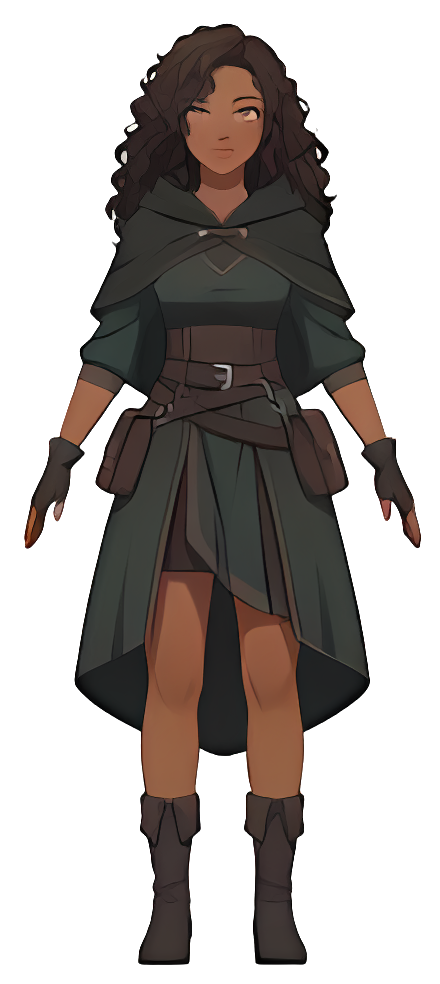
#> input picture tools/art/ai/source/front.png, 440 x 984 px; its folder holds 4 pictures in this run; the run also reads 1 picture not shown here
$ python build_witch_sprites.py
#> lines starting #> are read from the running program, lines starting #| are printed output that depends on the picture; after the words box and inside, x2 and y2 are one past the last pixel; in counts of white or black regions, pixels touching at a corner belong together
#!/usr/bin/env python3
"""Builds Asterion's animated sprite sheets from the author's character sheet.

Source art: tools/art/ai/source/{front,side,back}.png — the reference views,
upscaled 4x with Real-ESRGAN (anime) and cut out with ISNet-anime
(see prepare_reference.py).

Animation uses a 2D skeleton (cut-out rig): each view is split into pieces cut
from the painting itself — upper arms, forearms + hands, thighs, shins + boots and
the body — and every piece rotates around its joint (shoulder, elbow, hip, knee).
Holes uncovered by a moving limb are inpainted from the surrounding colours. On
top of the rig, soft deformations add follow-through: hair and skirt lag behind,
the torso rolls, the head tilts, the body bobs and shifts its weight.

Output: assets/sprites/witch/<anim>.png with 3 rows (front, side→right, back).
"""
import json
import math
import os

import numpy as np
from PIL import Image, ImageDraw

HERE = os.path.dirname(os.path.abspath(__file__))
OUT = os.path.abspath(os.path.join(HERE, '..', '..', '..', 'assets', 'sprites', 'witch'))
FW, FH, FOOT = 256, 384, 18
CHAR_H = 348            # pixels from sole to top of hair in a frame
ANIMS = {'idle': 12, 'walk': 12, 'run': 10, 'sigh': 12, 'wind': 12, 'shift': 12,
         'cast': 6, 'jump': 4, 'kneel': 6, 'hurt': 1}
PAD = 160


# ---------------------------------------------------------------- image helpers
def ss(a, b, x):
    t = np.clip((x - a) / (b - a), 0.0, 1.0)
    return t * t * (3 - 2 * t)


def box_blur(a, k):
    out = a.copy()
    for axis in (0, 1):
        acc = np.zeros_like(out)
        for s in range(-k, k + 1):
            acc += np.roll(out, s, axis=axis)
        out = acc / (2 * k + 1)
    return out


def despeckle(im):
    """Removes the light specks the background cut left inside the dark hair."""
    a = im[..., 3]
    lum = im[..., :3].mean(axis=2)
    dark = (lum < 0.4) & (a > 0.5)
    nb_dark = box_blur(dark.astype(np.float32), 4)
    speck = (lum > 0.5) & (nb_dark > 0.32) & (a > 0.1)
    if speck.any():
        w = dark.astype(np.float32)[..., None]
        col = box_blur(im[..., :3] * w, 4) / np.maximum(box_blur(w, 4), 1e-3)
        im[..., :3] = np.where(speck[..., None], col, im[..., :3])
        im[..., 3] = np.where(speck, np.maximum(a, 0.95), a)
    fringe = (lum > 0.7) & (a < 0.6)
    im[..., 3] = np.where(fringe, a * 0.3, im[..., 3])
    return im


def load(name):
    im = np.asarray(Image.open(os.path.join(HERE, 'source', name + '.png')).convert('RGBA'), dtype=np.float32) / 255.0
    im = despeckle(im)
    im = np.pad(im, ((0, 0), (PAD, PAD), (0, 0)))
    im[..., :3] *= im[..., 3:4]  # premultiply for clean interpolation
    return im


# [16 lines left out: function sample, not called in this run]


def over(dst, src):
    return src + dst * (1 - src[..., 3:4])


# [6 lines left out: function poly_mask, not called in this run]


def auto_arm_mask(src, which, top, gap, bottom):
    """Front/back arms hang free of the body below the elbow: in each row the arm is the
    run of opaque pixels outside the widest (body) run. Above the gap the sleeve keeps the
    x-range found at the first free row."""
    a = src[..., 3] > 0.15
    h, w = a.shape
    m = np.zeros((h, w), np.float32)
    first = None
    for y in range(gap, bottom):
        xs = np.nonzero(a[y])[0]
        if len(xs) == 0:
            continue
        br = np.nonzero(np.diff(xs) > 2)[0]
        starts = np.concatenate([[xs[0]], xs[br + 1]])
        ends = np.concatenate([xs[br], [xs[-1]]])
        body = int(np.argmax(ends - starts))
        for k, (s_, e_) in enumerate(zip(starts, ends)):
            if (which == 'left' and k < body) or (which == 'right' and k > body):
                m[y, s_:e_ + 1] = 1.0
                if first is None:
                    first = (s_, e_)
    if first is not None:
        for y in range(top, gap):
            xs = np.nonzero(a[y])[0]
            if len(xs) == 0:
                continue
            if which == 'left':
                m[y, xs[0]:first[1] + 3] = 1.0
            else:
                m[y, first[0] - 2:xs[-1] + 1] = 1.0
    return np.clip(box_blur(m, 1) * 1.5, 0, 1)


def hair_mask(src):
    rgb = src[..., :3] / np.maximum(src[..., 3:4], 1e-3)
    r, g = rgb[..., 0], rgb[..., 1]
    m = ((r > g + 0.012) & (r < 0.5) & (src[..., 3] > 0.3)).astype(np.float32)
    return np.clip(box_blur(m, 9) * 1.6, 0, 1)


def limb_color(src):
    """Skin and leather (reddish) vs. the green dress: used to cut legs from the skirt."""
    a = src[..., 3]
    rgb = src[..., :3] / np.maximum(a[..., None], 1e-3)
    return ((rgb[..., 0] > rgb[..., 1] + 0.01) & (a > 0.05)).astype(np.float32)


def _runs_fill(img, hb):
    """Row-wise fill of hole runs that have solid body on both ends."""
    h, w = hb.shape
    out = np.zeros_like(img)
    ok = np.zeros(hb.shape, np.float32)
    for y in range(h):
        row = hb[y]
        if not row.any():
            continue
        xs = np.nonzero(row)[0]
        breaks = np.nonzero(np.diff(xs) > 1)[0]
        starts = np.concatenate([[xs[0]], xs[breaks + 1]])
        ends = np.concatenate([xs[breaks], [xs[-1]]])
        for a, b in zip(starts, ends):
            if a == 0 or b + 1 >= w:
                continue
            left, right = img[y, a - 1], img[y, b + 1]
            if left[3] < 0.5 or right[3] < 0.5:
                continue
            n = b - a + 1
            t = (np.arange(n, dtype=np.float32) + 1) / (n + 1)
            out[y, a:b + 1] = left[None] * (1 - t)[:, None] + right[None] * t[:, None]
            ok[y, a:b + 1] = 1.0
    return out, ok


def inpaint(img, hole):
    """Fills holes that are enclosed by the body, blending the colours found around them
    horizontally and vertically, then softens the patch."""
    hb = hole > 0.5
    rows, rok = _runs_fill(img, hb)
    cols_t, cok_t = _runs_fill(np.transpose(img, (1, 0, 2)), hb.T)
    cols, cok = np.transpose(cols_t, (1, 0, 2)), cok_t.T
    wsum = rok + cok
    out = (rows * rok[..., None] + cols * cok[..., None]) / np.maximum(wsum, 1e-3)[..., None]
    out = box_blur(out, 4)
    return out * ((wsum > 0) & hb)[..., None]


# ---------------------------------------------------------------- affine pieces
# [16 lines left out: functions M_rot, warp_piece, not called in this run]


def extend_up(piece, mask, top, rows=40):
    """Copies the first rows of a piece upward so a rotating limb never shows a gap
    where it disappears under the cloak or the skirt."""
    out = piece.copy()
    m = mask.copy()
    src_row = int(top) + 4
    for y in range(max(0, int(top) - rows), src_row):
        out[y] = np.where(mask[src_row][:, None] > 0.3, piece[src_row], out[y])
        m[y] = np.maximum(m[y], mask[src_row])
    return out, m


# ---------------------------------------------------------------- rig per view
class View:
    def __init__(self, name, cfg):
        self.name = name
        self.c = cfg
        self.src = load(name)
        self.h, self.w = self.src.shape[:2]
        self.Y, self.X = np.mgrid[0:self.h, 0:self.w].astype(np.float32)
        self.hair = hair_mask(self.src) * (self.Y < cfg['hair_bottom'] + 40)
        shape = (self.h, self.w)
        limbs = np.zeros(shape, np.float32)
        self.arms = []
        for arm in cfg.get('arms', []):
            if 'auto' in arm:
                m = auto_arm_mask(self.src, arm['auto'], arm['top'], arm['gap'], arm['bottom'])
            else:
                m = poly_mask(shape, arm['poly'])
            elbow_y = arm['elbow'][1]
            up = m * (1 - ss(elbow_y - 6, elbow_y + 6, self.Y))
            low = m * ss(elbow_y - 6, elbow_y + 6, self.Y)
            arm_top = arm['top'] if 'auto' in arm else arm['poly'][0][1]
            up_img, up_m = extend_up(self.src * up[..., None], up, arm_top, 50)
            # Forearm pieces overlap the upper arm a little at the elbow (no seam when bent).
            low_m = m * ss(elbow_y - 22, elbow_y - 8, self.Y)
            self.arms.append({'cfg': arm, 'up': up_img, 'low': self.src * low_m[..., None]})
            limbs = np.maximum(limbs, m)
        self.legs = []
        for leg in cfg.get('legs', []):
            x0, x1 = leg['box']
            box = ((self.X >= x0 + PAD) & (self.X <= x1 + PAD) & (self.Y >= leg['top'])).astype(np.float32)
            if leg.get('keep_x'):
                kx, ky = leg['keep_x']
                box *= ((self.X >= kx + PAD) | (self.Y >= ky)).astype(np.float32)
            m = box * limb_color(self.src)
            m = np.clip(box_blur(m, 1) * 1.3, 0, 1) * box
            knee_y = leg['knee'][1]
            thigh = m * (1 - ss(knee_y - 4, knee_y + 4, self.Y))
            shin = m * ss(knee_y - 24, knee_y - 10, self.Y)
            th_img, th_m = extend_up(self.src * thigh[..., None], thigh, leg['top'], 60)
            self.legs.append({'cfg': leg, 'thigh': th_img, 'shin': self.src * shin[..., None]})
            limbs = np.maximum(limbs, m)
        cut = np.clip(box_blur(limbs, 3) * 3.0, 0, 1)
        self.body = self.src * (1 - cut[..., None])
        # The cloak hem stays in front of the shoulders: a cap of body pixels drawn after the arms.
        cap = np.zeros(shape, np.float32)
        for arm in cfg.get('arms', []):
            if arm.get('far'):
                continue
            if 'auto' in arm:
                am = auto_arm_mask(self.src, arm['auto'], arm['top'], arm['gap'], arm['bottom'])
                cols = np.nonzero(am.max(axis=0) > 0.5)[0]
                x_lo, x_hi, top = cols.min() - 30, cols.max() + 30, arm['top']
            else:
                xs = [x + PAD for x, _ in arm['poly']]
                x_lo, x_hi, top = min(xs) - 30, max(xs) + 30, min(y for _, y in arm['poly'])
            box = ((self.X >= x_lo) & (self.X <= x_hi) & (self.Y >= top - 110) & (self.Y <= top + 2)).astype(np.float32)
            cap = np.maximum(cap, box)
        self.cap = self.body * box_blur(cap, 2)[..., None]
        # Hole fill behind moving limbs: only where the hole is surrounded by the body.
        hole = (cut > 0.2).astype(np.float32)
        fill_region = hole * (self.Y < cfg.get('fill_below', 99999))
        self.fill = inpaint(self.body, fill_region) if fill_region.any() else np.zeros_like(self.body)

    # [97 lines left out: functions compose, render, not called in this run]


# ---------------------------------------------------------------- skeleton per view
def _mirror_poly(poly, width):
    return [(width - x, y) for x, y in poly]


ARM_FRONT_L = [(58, 372), (128, 372), (122, 398), (102, 445), (86, 562), (12, 562), (34, 440), (56, 398)]
ARM_BACK_L = [(78, 352), (150, 352), (142, 400), (118, 446), (102, 562), (26, 562), (46, 440), (68, 400)]
ARM_SIDE = [(117, 306), (166, 298), (168, 372), (164, 450), (171, 500), (166, 560), (142, 574), (108, 566), (107, 500), (113, 450), (115, 372)]

CFG = {
    # Coordinates are in the 4x source images (before padding).
    'front': {'top': 23, 'neck': 215, 'shoulder': 228, 'waist': 368, 'hip': 428, 'hem': 728, 'knee': 760, 'foot': 965,
              'hair_bottom': 330, 'cx': 222, 'fill_below': 790,
              'arms': [{'auto': 'left', 'top': 372, 'gap': 388, 'bottom': 566, 'shoulder': (115, 300), 'elbow': (90, 402), 'side': -1},
                       {'auto': 'right', 'top': 372, 'gap': 388, 'bottom': 566, 'shoulder': (330, 300), 'elbow': (356, 402), 'side': 1}],
              'legs': [{'box': (128, 221), 'top': 560, 'hip': (178, 560), 'knee': (172, 796)},
                       {'box': (222, 314), 'top': 560, 'hip': (264, 560), 'knee': (270, 796)}]},
    'back': {'top': 23, 'neck': 230, 'shoulder': 228, 'waist': 380, 'hip': 440, 'hem': 748, 'knee': 770, 'foot': 965,
             'hair_bottom': 400, 'cx': 230, 'fill_below': 780,
             'arms': [{'auto': 'left', 'top': 352, 'gap': 360, 'bottom': 566, 'shoulder': (120, 300), 'elbow': (95, 402), 'side': -1},
                      {'auto': 'right', 'top': 352, 'gap': 360, 'bottom': 566, 'shoulder': (335, 300), 'elbow': (367, 402), 'side': 1}],
             'legs': [{'box': (132, 226), 'top': 724, 'hip': (180, 600), 'knee': (180, 796)},
                      {'box': (232, 330), 'top': 724, 'hip': (284, 600), 'knee': (284, 796)}]},
    'side': {'top': 24, 'neck': 170, 'shoulder': 260, 'waist': 380, 'hip': 430, 'hem': 790, 'knee': 760, 'foot': 965,
             'hair_bottom': 410, 'cx': 120, 'fill_below': 99999,
             # Far arm first (a darker copy behind the body), then the near arm.
             'arms': [{'poly': ARM_SIDE, 'shoulder': (141, 278), 'elbow': (140, 374), 'far': True, 'offset': 12},
                      {'poly': ARM_SIDE, 'shoulder': (141, 278), 'elbow': (140, 374)}],
             'legs': [{'box': (40, 182), 'top': 744, 'keep_x': (100, 890), 'hip': (116, 600), 'knee': (126, 806)},
                      {'box': (40, 182), 'top': 744, 'keep_x': (100, 890), 'hip': (116, 600), 'knee': (126, 806)}]},
}


# ---------------------------------------------------------------- poses
# [165 lines left out: functions fb_arms, side_arms, pose, to_frame, not called in this run]


def main(only=None):
    os.makedirs(OUT, exist_ok=True)
    views = {k: View(k, v) for k, v in CFG.items()}
#> in despeckle, `dark = (lum < 0.4) & (a > 0.5)`:
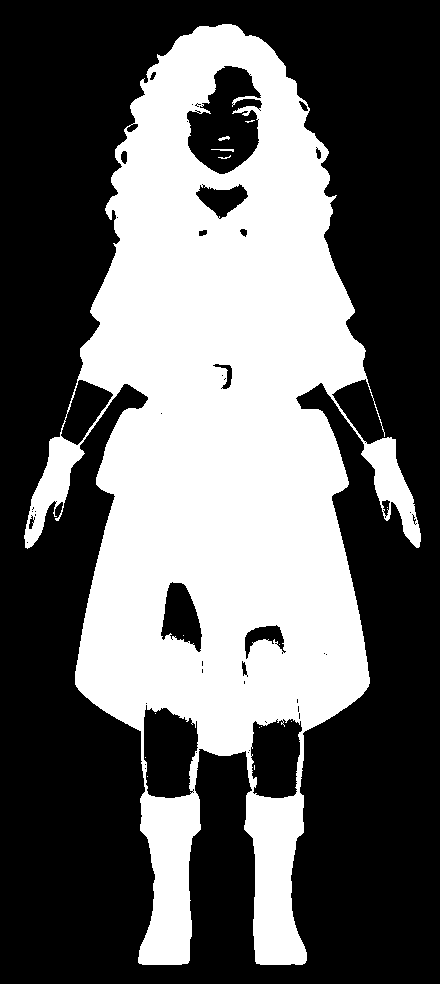
#> dark: shape (984, 440) bool; 39.7% white; 15 white regions (12 under 20 px), largest, box (x1, y1, x2, y2) and area: (24, 24, 421, 965) 171688, (211, 149, 234, 152) 39, (218, 136, 230, 141) 33
#> call 2 of box_blur, with k = 4
#> after the loop in box_blur (call 2), `for axis in (0, 1):`:
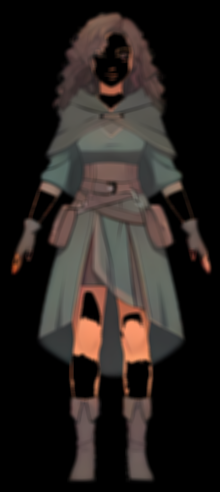
#> acc: shape (984, 440, 3) float32 (shown at 1/2 size); mean of channels 0, 1, 2 0.803, 0.685, 0.624; drawn with min black and max white
#> after the loop in box_blur (call 2), `for axis in (0, 1):`:
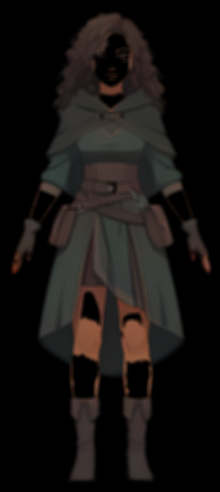
#> out: shape (984, 440, 3) float32 (shown at 1/2 size); mean of channels 0, 1, 2 0.0892, 0.0761, 0.0694; drawn as R, G, B
#> the loop in __init__, `for arm in cfg.get('arms', []):` made 2 passes
#> pass 1, in ss, `t = np.clip((x - a) / (b - a), 0.0, 1.0)`:
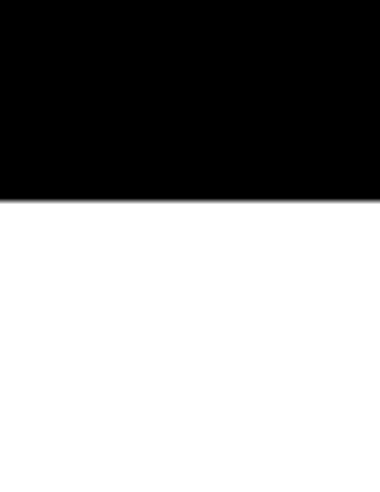
#> t: shape (984, 760) float32 (shown at 1/2 size); min 0, max 1, mean 0.591
#> after the loop in __init__, `for arm in cfg.get('arms', []):`: self.arms = 2 items
#> after the loop in __init__, `for leg in cfg.get('legs', []):`:
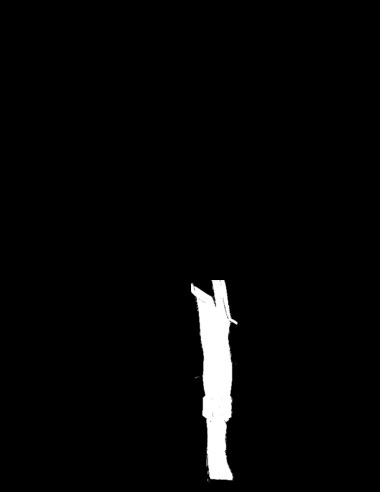
#> m: shape (984, 760) float32 (shown at 1/2 size); min 0, max 1, mean 0.027
#> in __init__, `self.body = self.src * (1 - cut[..., None])`:
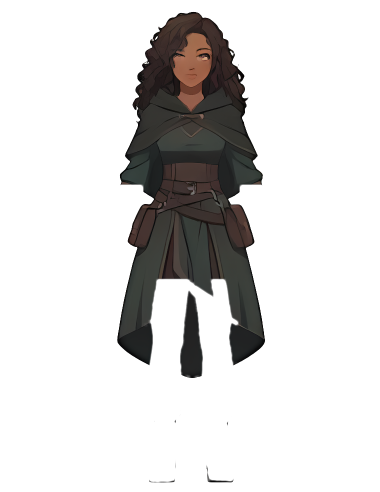
#> self.body: shape (984, 760, 4) float32 (shown at 1/2 size); mean R, G, B, A 0.0396, 0.0352, 0.0325, 0.182; transparent parts drawn white
#> the loop in __init__, `for arm in cfg.get('arms', []):` made 2 passes
#> (x_lo, x_hi, top) on passes 1 to 2: (154, 313, 372), (452, 610, 372)
#> pass 2, in __init__, `cap = np.maximum(cap, box)`:
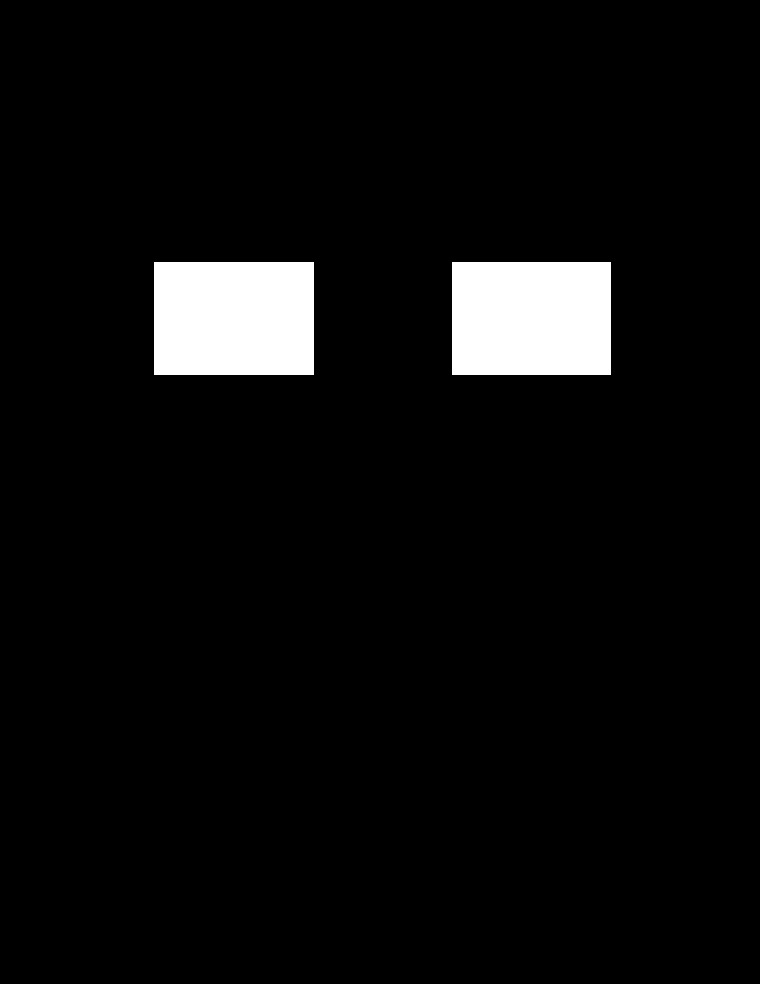
#> cap: shape (984, 760) float32; values 0 (black) and 1 (white), 4.8% white; 2 white regions, box (x1, y1, x2, y2) and area: (154, 262, 314, 375) 18080, (452, 262, 611, 375) 17967
#> the loop in __init__ (call 2), `for arm in cfg.get('arms', []):` made 2 passes
#> (x_lo, x_hi, top) on passes 1 to 2: (163, 338, 352), (444, 618, 352)
    rows = [('front', False), ('side', True), ('back', False)]
    for anim, n in ANIMS.items():
        if only and anim not in only:
            continue
        sheet = Image.new('RGBA', (FW * n, FH * len(rows)), (0, 0, 0, 0))
        for r, (vname, mirror) in enumerate(rows):
            v = views[vname]
            for f in range(n):
                img = v.render(pose(vname, anim, f, n))
                sheet.alpha_composite(to_frame(img, CFG[vname], mirror), (f * FW, r * FH))
        sheet.save(os.path.join(OUT, anim + '.png'), optimize=True)
        print('sheet', anim)
    meta = {'frame_width': FW, 'frame_height': FH, 'foot_offset': FOOT, 'rows': ['front', 'side', 'back'],
            'char_height_px': CHAR_H, 'animations': ANIMS}
    with open(os.path.join(OUT, 'witch.json'), 'w') as fh:
        json.dump(meta, fh, indent=2)


if __name__ == '__main__':
    import sys
#> (the run stopped early here; a loop or call above may not have finished)
